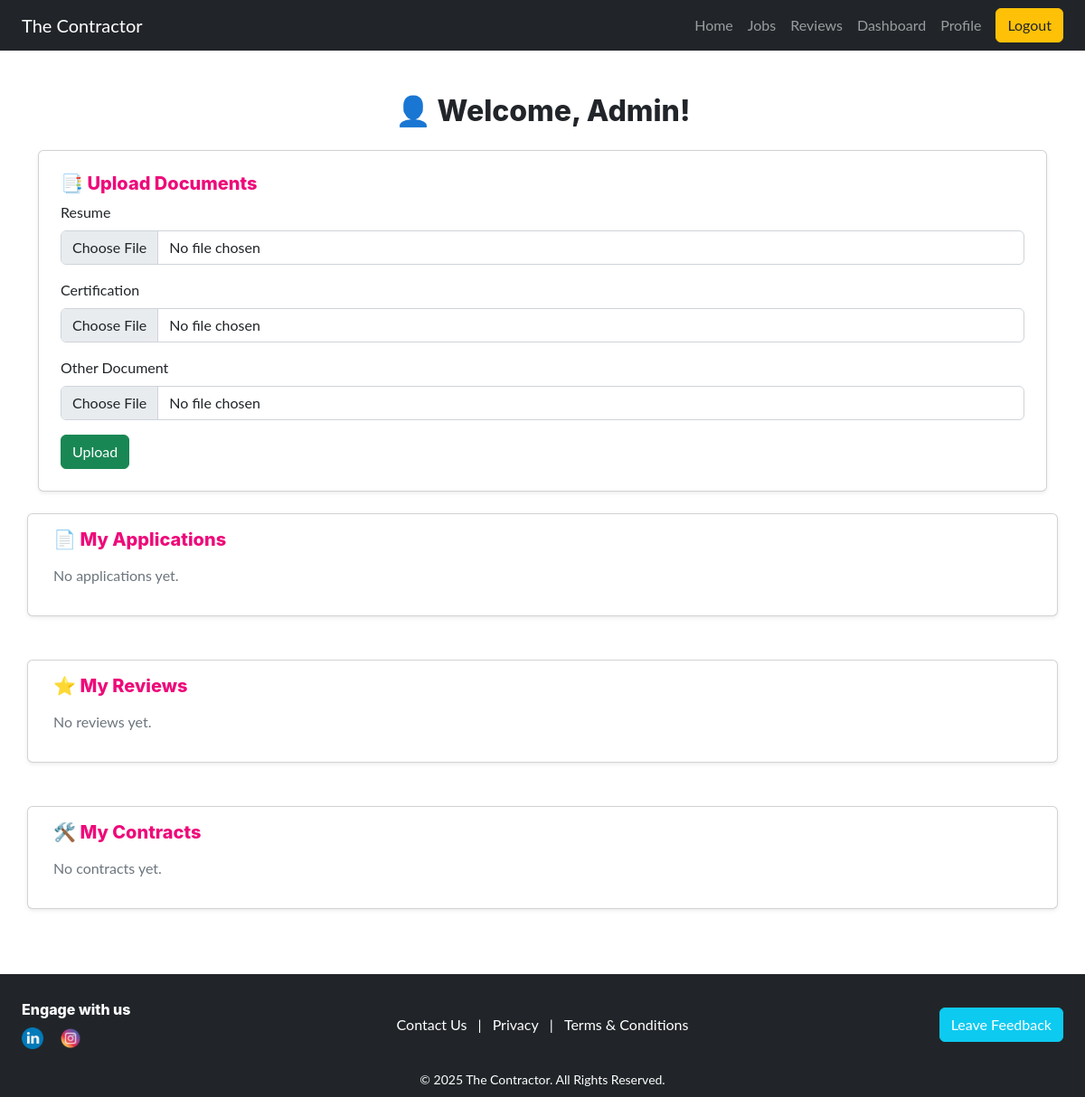
The app's page /dashboard/ (signed in), older data.
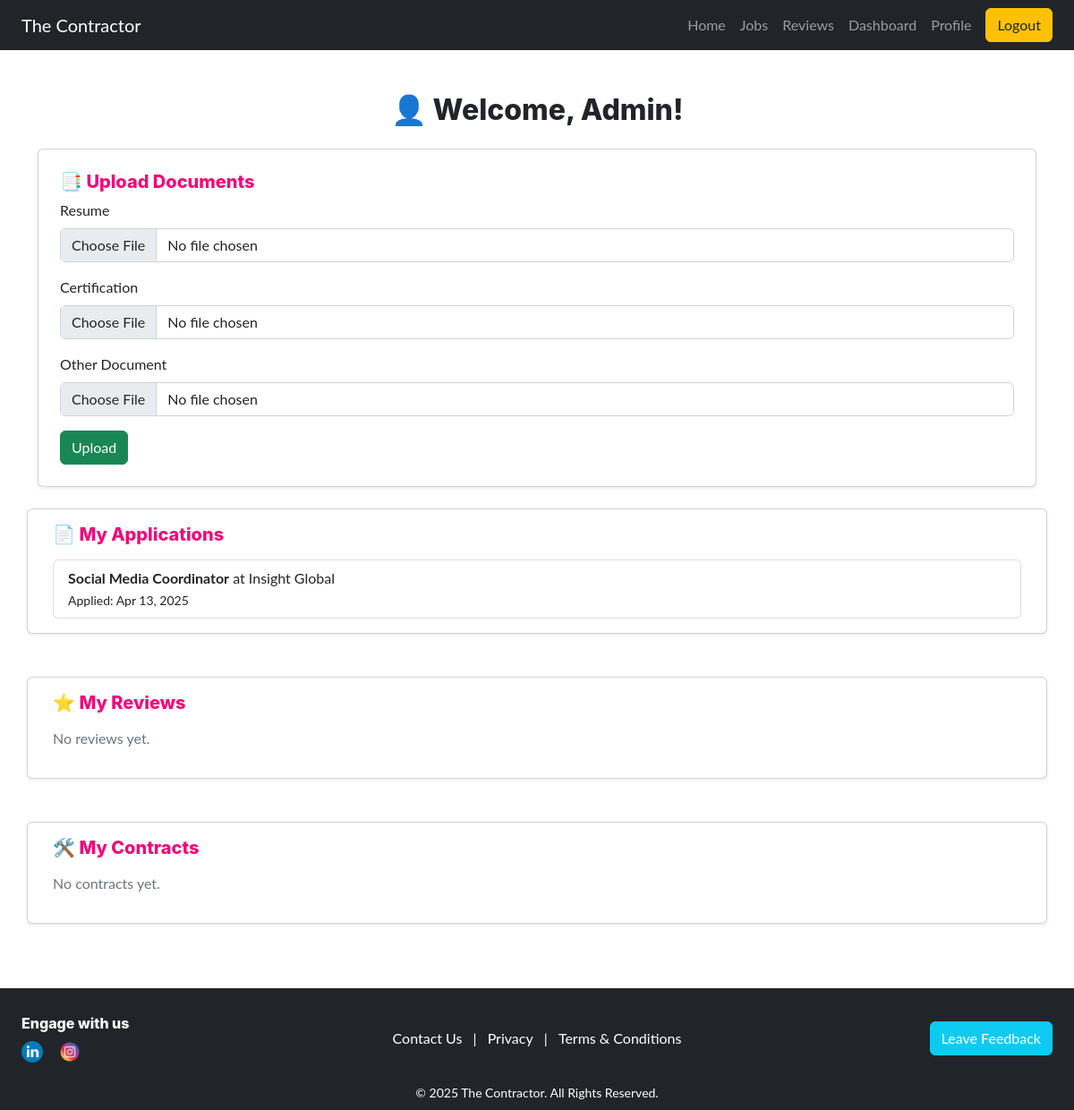
The same page, newer data.
### workhub/models.py (models this page shows, shortened)
class JobApplication(models.Model):
    job = models.ForeignKey('Job', on_delete=models.CASCADE)
    applicant = models.ForeignKey(settings.AUTH_USER_MODEL, on_delete=models.CASCADE, related_name='applications')
    full_name = models.CharField(max_length=255)
    email = models.EmailField()
    phone = models.CharField(max_length=50, blank=True, null=True)
    location = models.CharField(max_length=255, blank=True)
    linkedin = models.URLField(blank=True)
    authorized = models.CharField(max_length=10)
    sponsorship = models.CharField(max_length=10)
    resume = models.FileField(upload_to='resumes/')
    cover_letter = models.TextField(max_length=1000, blank=True)
    experience_title = models.CharField(max_length=255, blank=True)
    experience_company = models.CharField(max_length=255, blank=True)
    experience_details = models.TextField(blank=True)
    degree = models.CharField(max_length=255, blank=True)
    school = models.CharField(max_length=255, blank=True)
    field = models.CharField(max_length=255, blank=True)
    grad_year = models.PositiveIntegerField(blank=True, null=True)
    availability = models.CharField(max_length=255, blank=True)
    relocate = models.CharField(max_length=20, blank=True)
    salary = models.CharField(max_length=100, blank=True)
    certifications = models.CharField(max_length=255, blank=True)
    consent_emails = models.BooleanField(default=False)
    confirm_truth = models.BooleanField(default=False)
    submitted_at = models.DateTimeField(auto_now_add=True)

class Job(models.Model):
    title = models.CharField(max_length=255)
    company = models.CharField(max_length=255)
    location = models.CharField(max_length=255)
    salary = models.CharField(max_length=100, default="Negotiable")  # ✅ Default salary
    contract_time = models.CharField(max_length=100, default="Unknown")
    meets = models.CharField(max_length=100, default="Not specified")
    start_date = models.DateField(default=timezone.now)  # ✅ Default start date
    end_date = models.DateField(default=timezone.now)  # ✅ Default end date
    description = models.TextField()
    skills = models.TextField(default="No skills specified")  # ✅ Default skills

### workhub/views.py (the view)
# urls.py: path('dashboard/', views.dashboard, name='dashboard'),  # <--- change to dashboard
@login_required
def dashboard(request):
    applications = JobApplication.objects.filter(applicant=request.user)
    reviews = Review.objects.filter(reviewer_name=request.user.username)
    my_contracts = ContractorOfTheMonth.objects.filter(name=request.user.username)
    return render(request, 'workhub/dashboard.html', {
        'applications': applications,
        'reviews': reviews,
        'my_contracts': my_contracts,
    })

### workhub/templates/workhub/dashboard.html (shortened to what this page needs)
{% extends "base.html" %}
{% block content %}
<section class="container my-5">
    <h2 class="text-center mb-4">👤 Welcome, {{ user.username }}!</h2>
    <div class="card mb-4 shadow-sm p-4">
        <h5 class="text-primary">📑 Upload Documents</h5>
        <form method="POST" enctype="multipart/form-data" action="{% url 'upload_documents' %}">
            <div class="mb-3">
                <label for="resume" class="form-label">Resume</label>
                <input type="file" name="resume" class="form-control" id="resume">
            </div>
            <div class="mb-3">
                <label for="certification" class="form-label">Certification</label>
                <input type="file" name="certification" class="form-control" id="certification">
            </div>
            <div class="mb-3">
                <label for="other" class="form-label">Other Document</label>
                <input type="file" name="other_document" class="form-control" id="other">
            </div>
            <button type="submit" class="btn btn-success">Upload</button>
        </form>
    </div>
    <div class="row g-4">
<div class="card mb-4 shadow-sm">
    <div class="card-body">
       <h5 class="text-primary mb-3">📄 My Applications</h5>
{% if applications %}
<ul class="list-group">
    {% for app in applications %}
        <li class="list-group-item">
            <strong>{{ app.job.title }}</strong> at {{ app.job.company }}<br>
            <small>Applied: {{ app.submitted_at|date:"M d, Y" }}</small>
        </li>
    {% endfor %}
</ul>
{% else %}
<p class="text-muted">No applications yet.</p>
{% endif %}
    </div>
</div>
<div class="card mb-4 shadow-sm">
    <div class="card-body">
        <h5 class="text-primary mb-3">⭐ My Reviews</h5>
        {% if reviews %}
            <ul class="list-group">
                {% for review in reviews %}
                    <li class="list-group-item">
                        <strong>{{ review.company }}</strong> - ⭐ {{ review.rating }}/5<br>
                        <small>Reviewed on: {{ review.review_date|date:"M d, Y" }}</small>
                    </li>
                {% endfor %}
            </ul>
        {% else %}
            <p class="text-muted">No reviews yet.</p>
        {% endif %}
    </div>
</div>
<div class="card mb-4 shadow-sm">
    <div class="card-body">
        <h5 class="text-primary mb-3">🛠️ My Contracts</h5>
        {% if contracts %}
            <ul class="list-group">
                {% for contract in contracts %}
                    <li class="list-group-item">
                        <strong>{{ contract.company }}</strong> — {{ contract.role }}<br>
                        <small>{{ contract.start_date|date:"M d, Y" }} to {{ contract.end_date|date:"M d, Y" }}</small>
                    </li>
                {% endfor %}
            </ul>
        {% else %}
            <p class="text-muted">No contracts yet.</p>
        {% endif %}
    </div>
</div>
</section>
{% endblock %}

Row changes from the older to the newer data that the page shows:
added JobApplication: job "Social Media Coordinator", job.company "Insight Global", submitted_at "Apr 13, 2025"
Text that changed along with them:
text no longer shown: "No applications yet."
